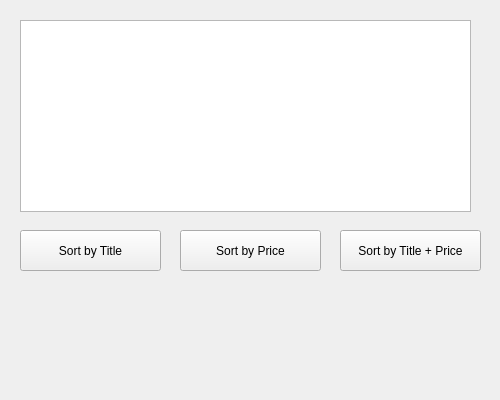
<?xml version="1.0" encoding="UTF-8"?>
<ui version="4.0">
 <class>MainWindow</class>
 <widget class="QMainWindow" name="MainWindow">
  <property name="geometry">
   <rect>
    <x>0</x>
    <y>0</y>
    <width>500</width>
    <height>400</height>
   </rect>
  </property>
  <property name="windowTitle">
   <string>Book Sorter</string>
  </property>
  <widget class="QWidget" name="centralwidget">
   <widget class="QTableWidget" name="tableWidget">
    <property name="geometry">
     <rect>
      <x>20</x>
      <y>20</y>
      <width>451</width>
      <height>192</height>
     </rect>
    </property>
   </widget>
   <widget class="QPushButton" name="sortByTitleButton">
    <property name="geometry">
     <rect>
      <x>20</x>
      <y>230</y>
      <width>141</width>
      <height>41</height>
     </rect>
    </property>
    <property name="text">
     <string>Sort by Title</string>
    </property>
   </widget>
   <widget class="QPushButton" name="sortByPriceButton">
    <property name="geometry">
     <rect>
      <x>180</x>
      <y>230</y>
      <width>141</width>
      <height>41</height>
     </rect>
    </property>
    <property name="text">
     <string>Sort by Price</string>
    </property>
   </widget>
   <widget class="QPushButton" name="sortByBothButton">
    <property name="geometry">
     <rect>
      <x>340</x>
      <y>230</y>
      <width>141</width>
      <height>41</height>
     </rect>
    </property>
    <property name="text">
     <string>Sort by Title + Price</string>
    </property>
   </widget>
  </widget>
 </widget>
 <resources/>
 <connections/>
</ui>
